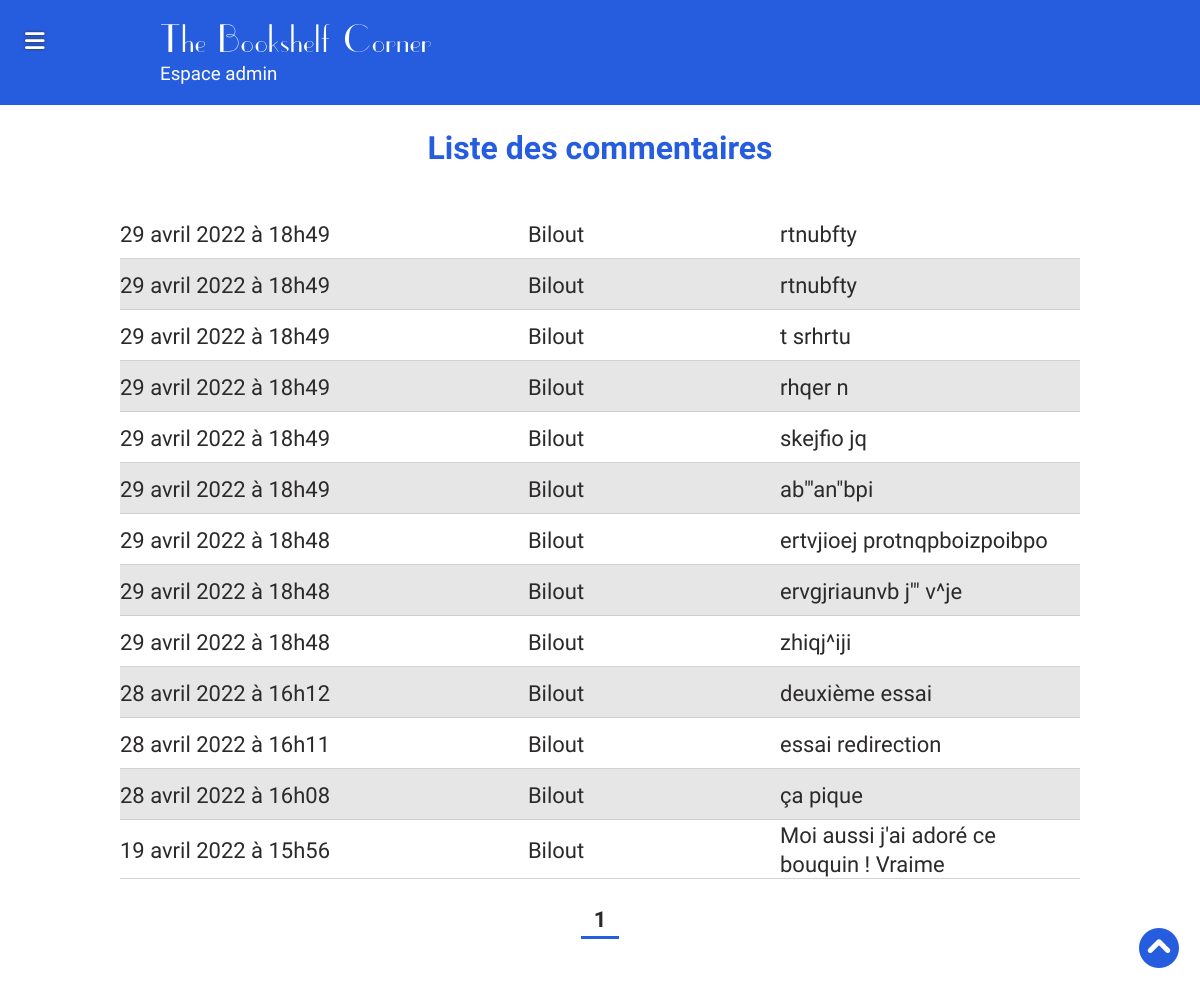
Before: /indexAdmin.php?action=comments (signed in) with the older database file.
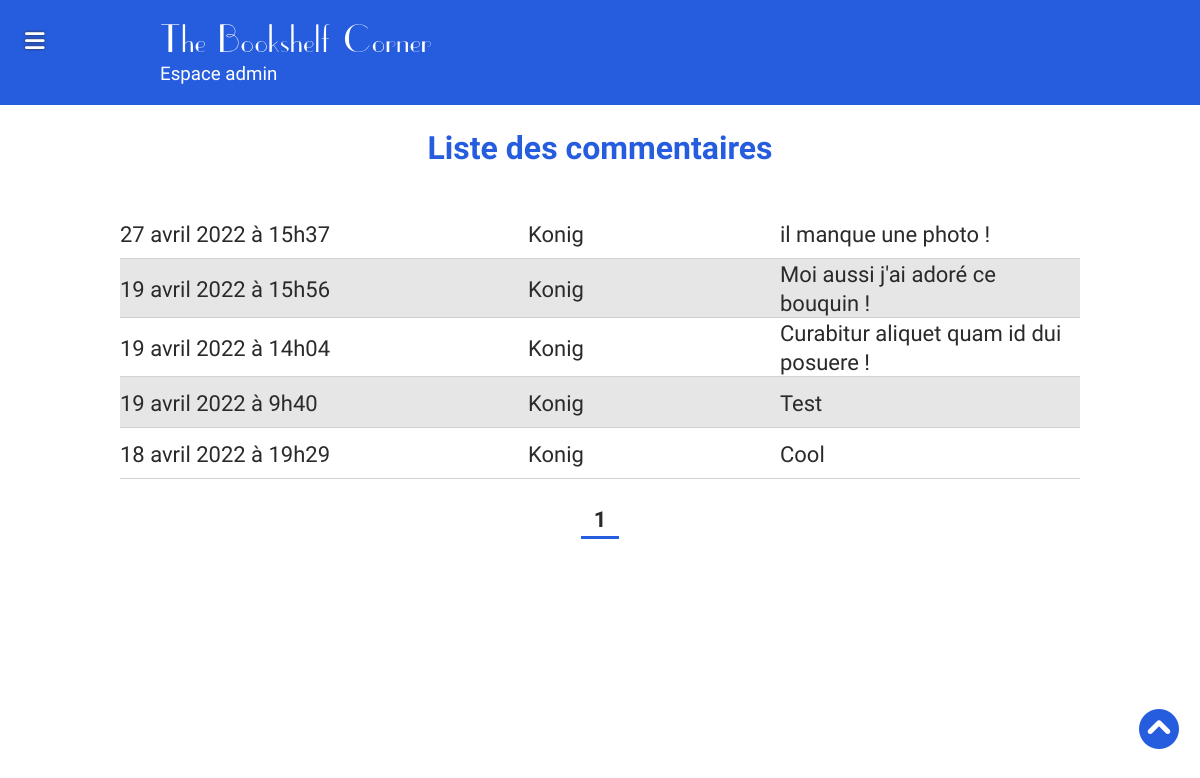
After: the same page with the newer database file.
### tables this page shows
CREATE TABLE IF NOT EXISTS `website` (
  `id` int(11) NOT NULL AUTO_INCREMENT,
  `logo` varchar(255) NOT NULL,
  `name` varchar(255) NOT NULL,
  PRIMARY KEY (`id`)
);

CREATE TABLE IF NOT EXISTS `comments` (
  `ID` int(11) unsigned NOT NULL AUTO_INCREMENT,
  `user_id` int(11) unsigned NOT NULL,
  `book_id` int(11) unsigned NOT NULL,
  `created_at` timestamp NOT NULL DEFAULT CURRENT_TIMESTAMP,
  `title` varchar(255) NOT NULL,
  `content` varchar(10000) NOT NULL,
  PRIMARY KEY (`ID`),
  KEY `FK_comments_books` (`book_id`),
  KEY `FK_comments_users` (`user_id`),
  CONSTRAINT `FK_comments_books` FOREIGN KEY (`book_id`) REFERENCES `books` (`ID`),
  CONSTRAINT `FK_comments_users` FOREIGN KEY (`user_id`) REFERENCES `users` (`ID`)
);

CREATE TABLE IF NOT EXISTS `users` (
  `ID` int(11) unsigned NOT NULL AUTO_INCREMENT,
  `pseudo` varchar(255) NOT NULL,
  `mail` varchar(255) NOT NULL,
  `mdp` varchar(255) NOT NULL,
  `picture` varchar(255) NOT NULL DEFAULT 'no-avatar.png',
  `role` int(1) NOT NULL DEFAULT '0',
  PRIMARY KEY (`ID`)
);

### App/Controllers/CommentController.php (called while the page is built, shortened)
<?php
class CommentController extends Controller{
    function allComments(){
        $pagination = $this->pagination("comments");
        $comments = new \Projet\Models\CommentModel();
        $comm = $comments->allCommentsPagination($pagination);
        $datas['comments'] = $comm->fetchAll();
        $datas['pages'] = $pagination['pages'];
        $datas['currentPage'] = $pagination['currentPage'];
        return $this->validAccess("comments", $datas);
    }
}

### App/Models/BlogModel.php (called while the page is built, shortened)
<?php
class BlogModel extends Manager{
    public function blogInfo($id){
        $bdd = $this->dbConnect();
        $req = $bdd->prepare('SELECT logo, name FROM website WHERE id = ?');
        $req->execute(array($id));
        return $req;
    }
}

### App/Models/CommentModel.php (called while the page is built, shortened)
<?php
class CommentModel extends Manager{
    public function allCommentsPagination($pagination){
        $bdd = $this->dbConnect();
        $req = $bdd->prepare(
            'SELECT comments.id, DATE_FORMAT(comments.created_at, "%d %M %Y à %kh%i") AS created_at, users.pseudo, users.picture, comments.title, comments.content
            FROM comments
            INNER JOIN books ON book_id = books.id
            INNER JOIN users ON user_id = users.id
            ORDER BY comments.created_at DESC
            LIMIT :firstItem, :perPage');
        $req->bindValue(':firstItem', $pagination[':firstItem'], $bdd::PARAM_INT);
        $req->bindValue(':perPage', $pagination[':perPage'], $bdd::PARAM_INT);
        $req->execute();
        return $req;
    }
}

### App/Views/admin/comments.php (the view, shortened to what this page needs)
<?php $currentPageTitle = "Tous les commentaires";
 include_once('./App/Views/admin/layouts/header.php');?>
<section id="all-comments" class="container-lg">
    <h1>Liste des commentaires</h1>
    <?php
    foreach($datas['comments'] as $data){
        if(isset($data['pseudo'])){
        ?>
        <article class="flex">
            <div class="comment-info flex justify-between align-items-center">
                <p class="time"><?= $data['created_at']; ?></p>
                <p><?= $data['pseudo']; ?></p>
                <p class="object"><?= $data['title']; ?></p>
            </div>
        </article>
    <?php } ; }?>
    <nav>
        <ul id="pagination" class="flex justify-center">
            <?php for($page = 1; $page <= $datas['pages']; $page++): ?>
                <li class="<?= ($datas['currentPage'] == $page) ? "bold active" : "not-active" ?>">
                    <a class="nb-page" href="indexAdmin.php?action=comments&page=<?= $page ?>"><?= $page ?></a>
                </li>
            <?php endfor ?>
        </ul>
    </nav>
</section>
<?php include_once('./App/Views/admin/layouts/footer.php');?>

### indexAdmin.php (shortened to what this page needs)
<?php
try{
    $adminController = new \Projet\Controllers\AdminController();
    $userController = new \Projet\Controllers\UserController();
    $bookController = new \Projet\Controllers\BookController();
    $genreController = new \Projet\Controllers\GenreController();
    $blogController = new \Projet\Controllers\BlogController();
    $commentController = new \Projet\Controllers\CommentController();
    $messageController = new \Projet\Controllers\MsgController();
    if(isset($_GET['action'])){
        if($_GET['action'] == 'createAccount'){
            $adminController->addAdmin();
        }
        elseif ($_GET['action'] == 'createAdminPost'){
           $adminController->createAdminPost($_POST, $_FILES);
        }
        elseif ($_GET['action'] == "connexionAdmin"){
            $adminController->connexionAdmin();
        }
        elseif ($_GET['action'] == "connexionAdminPost"){
            $mail = $_POST['adminMail'];
            $mdp = $_POST['mdp'];
            $adminController->connexionAdminPost($mail, $mdp);
        }
        elseif ($_GET['action'] == "disconnect"){
            session_destroy();
            $adminController->connexionAdmin();
        }
        elseif($_GET['action'] == 'dashboard'){
            $adminController->dashboard();
        }
        elseif($_GET['action'] == 'livres'){
            $bookController->livresAll();
        }
        elseif ($_GET['action'] == "livresview"){
            $id = $_GET['id'];
            $bookController->viewLivre($id);
        }
        elseif ($_GET['action'] == "livresadd"){
            $bookController->addLivre();
        }
        elseif ($_GET['action'] == "livresaddPost"){
            $newBook = $bookController->addLivrePost($_POST, $_FILES);
        }
        elseif ($_GET['action'] == "livresmodify"){
            $id = $_GET['id'];
            $bookController->modifyLivre($id);
        }
        elseif ($_GET['action'] == "livresmodifyPost"){
            $id = $_GET['id'];
            $bookController->modifyLivrePost($id, $_POST, $_FILES);
        }
        elseif ($_GET['action'] == "livresdelete"){
            $id = $_GET['id'];
            $bookController->deleteLivre($id);
        }
        elseif($_GET['action'] == 'livres-genres'){
            $genreController->livresGenres();
        }
        elseif ($_GET['action'] == "genreAddPost"){
            $genreController->genreAddPost($_POST, $_FILES);
        }
        elseif ($_GET['action'] == "genreModifyPost"){
            $id = $_GET['id'];
            $genreController->genreModifyPost($id, $_POST, $_FILES);
        }
        elseif ($_GET['action'] == "genreDelete"){
            $id = $_GET['id'];
            $genreController->deleteGenre($id);
        }
        elseif($_GET['action'] == 'livres-slider'){
            $bookController->livresSlider();
        }
        elseif($_GET['action'] == "sliderModifyPost"){
            $bookController->sliderSelection($_POST);
        }
        elseif($_GET['action'] == "messages"){
            $messageController->allMessages();
        }
        elseif($_GET['action'] == "messagesView"){
            $id = $_GET['id'];
            $messageController->viewMessage($id);
        }
        elseif ($_GET['action'] == "messagesDelete"){
            $id = $_GET['id'];
            $messageController->deleteMessage($id);
        }
        elseif($_GET['action'] == "comments"){
            $commentController->allComments();
        }
        elseif($_GET['action'] == "commentsView"){
            $id = $_GET['id'];
            $commentController->viewComment($id);
        }
        elseif ($_GET['action'] == "commentsDelete"){
            $id = $_GET['id'];
            $commentController->deleteComment($id);
        }
        elseif($_GET['action'] == "account"){
            $adminController->account();
        }
        elseif($_GET['action'] == "accountModify"){
            $adminController->accountModify();
        }
        elseif($_GET['action'] == "accountModifyPost"){
            $id = $_GET['id'];
            $adminController->accountModifyPost($id, $_POST, $_FILES);
        }
        elseif($_GET['action'] == "blogParameters"){
            $id = "1";
            $blogController->blogParameters($id);
        }
        elseif($_GET['action'] == "blogModify"){
            $id = "1";
            $blogController->blogModify($id);
        }
        elseif($_GET['action'] == "blogModifyPost"){
            $id = "1";
            $blogController->blogModifyPost($id, $_POST, $_FILES);
        }
        elseif ($_GET['action'] == "userDashboard"){
            $userController->userDashboard();
        }
        elseif ($_GET['action'] == "commentModify"){
            $id = $_GET['id'];
            $commentController->commentModify($id);
        }
        elseif ($_GET['action'] == "commentModifyPost"){
            $id = $_GET['id'];
            $commentController->commentModifyPost($id, $_POST);
        }
        elseif ($_GET['action'] == "commentDelete"){
            $id = $_GET['id'];
            $commentController->userDeleteComment($id);
        }
        elseif($_GET['action'] == "userAccount"){
            $userController->userAccount();
        }
        elseif ($_GET['action'] == "userDisconnect"){
            session_destroy();
            $userController->connexionUser();
        }
        elseif($_GET['action'] == "error"){
            $adminController->error();
        }
    }
    else{
        $adminController->connexionAdmin();
    }
}
catch (Exception $e){
    echo $e->getMessage();
}
catch (Error $e){
    echo $e->getMessage();
}

### App/Controllers/Controller.php (shortened to what this page needs)
<?php
class Controller{
    function viewAdmin($viewName, $datas = null){
        $new = new \Projet\Models\BlogModel();
        $blogs = $new->blogInfo(1);
        $blog = $blogs->fetch();
        include('./App/Views/admin/' . $viewName . '.php');
    }
    protected function validAccess($path, $data = []){
        if (!empty($_SESSION) && $_SESSION['role'] > 0){
            if($_SESSION['mail'] != null){
                return $this->viewAdmin($path, $data);
            }else{
                header('Location: indexAdmin.php?action=error&status=error&from=no-access');
            }
        }
    }
}

### App/Views/admin/layouts/head.php (shortened to what this page needs)
<!DOCTYPE html>
<html lang="fr">
<head>
    <link rel="stylesheet" href="https://cdnjs.cloudflare.com/ajax/libs/font-awesome/6.0.0/css/all.min.css" />
    <link rel="stylesheet" href="./App/Public/admin/css/style.css">
</head>
<body>

### App/Views/admin/layouts/header.php (shortened to what this page needs)
<?php include_once('./App/Views/admin/layouts/head.php');
 ?>
<header>
    <div id="bandeau-admin">
        <div class="container">
            <h2><?= $blog['name']; ?></h2>
            <h3>Espace admin</h3>
        </div>
        <div id="open-menu" class="menu-toggle mobile"><i class="fas fa-bars"></i></div>
    </div>
</header>
<div class="container flex justify-between">
    <main >
    <?php if($_GET['action'] !== "livres" && $_GET['action'] !== "livresview"){;?>
        <div id="back-to-top">
            <a href="#bandeau-admin" title="Retour en haut de la page"><i class="fa-solid fa-circle-chevron-up"></i></a>
        </div>
    <?php } ;?>

### App/Views/admin/layouts/footer.php (shortened to what this page needs)
    </main>
</div>
</body>
</html>

### App/Public/Admin/css/style.css (style rules this page uses)
:root { --rouge: #ee5f4f; --dashboard: #265ddf ; --anthracite: rgb(44, 41, 41); }
main { width: 100%; }
p, a, textarea { font-size: 22px; }
* { padding:0; margin:0; color:var(--anthracite); font-family: 'roboto', 'Times New Roman', Times, serif; }
h1, h1 span { text-align: center; margin-bottom: 40px; font-size: 2rem; color: var(--dashboard); }
a { text-decoration: none; }
ul { list-style-type: none; }
.bold { font-weight: bold; }
.flex { display: flex; flex-wrap: wrap; }
.justify-between { justify-content: space-between; }
.justify-center { justify-content: center; }
.align-items-center { align-items: center; }
.container { width: 90%; margin: 0 auto; }
#bandeau-admin { background-color: var(--dashboard); padding: 20px 0; }
#bandeau-admin h2, #bandeau-admin h3 { color: white; font-weight: normal; margin-left: 40px; }
#bandeau-admin h2 { font-size: 2.5rem; letter-spacing: .1rem; font-family:'uppereastsideregular', 'Times New Roman', Times, serif; }
#back-to-top { position: fixed; right: 20px; bottom: 50px; z-index: 999999999; }
#back-to-top i { border: 1px solid white; border-radius: 50px; color: var(--dashboard); background-color: white; font-size: 2.5rem; }
#open-menu { position: absolute; top: 25px; left: 25px; font-size: 1.4rem; z-index: 9999999; }
#open-menu i { color: white; text-shadow: 0px 0px 3px var(--anthracite); }
#pagination { margin-top: 25px; }
#pagination li { margin-left: 10px; margin-right: 10px; }
#pagination li, #all-comments #pagination li { padding-bottom: 3px; }
#pagination .active, #all-comments #pagination .active { border-bottom: 3px solid var(--dashboard); }
#book-cat article, #book-slider article, #all-comments article, #all-messages article, #all-books article { border-bottom: 1px solid rgba(204, 203, 203, 0.856); position: relative; }
#all-comments article:nth-of-type(even), #all-messages article:nth-of-type(even) { background-color: #e6e6e6; }
#comment-modify h1, #one-comments h1, #all-comments h1, #one-comment h1, #one-message h1, #all-messages h1 { margin-top: 20px; }
#all-comments .comment-info .time, #all-messages .message-info .time { width: 212px; }
#all-comments .comment-info, #all-messages .message-info { width: 80%; min-height: 50px; }
#all-comments .comment-info .object, #all-messages .message-info .object { width: 300px; }
@media screen and (min-width:993px) { .container { max-width: 80%; margin: 0 auto; } }
@media screen and (min-width:993px) { #all-comments .comment-info { width: 100%; } }
@media screen and (min-width:993px) { #all-comments .comment-info .object { width: 300px; } }
@media screen and (min-width:993px) { #pagination li a.nb-page, #dashboard #all-comments #pagination li a.nb-page { padding: 13px; } }

Changed rows visible on the page:
removed comments: created_at "29 avril 2022 à 18h49", user.pseudo "Bilout", title "rtnubfty"
removed comments: created_at "29 avril 2022 à 18h49", user.pseudo "Bilout", title "rtnubfty"
removed comments: created_at "29 avril 2022 à 18h49", user.pseudo "Bilout", title "t srhrtu"
removed comments: created_at "29 avril 2022 à 18h49", user.pseudo "Bilout", title "rhqer n"
removed comments: created_at "29 avril 2022 à 18h49", user.pseudo "Bilout", title "skejfio jq"
removed comments: created_at "29 avril 2022 à 18h49", user.pseudo "Bilout", title "ab\"'an\"bpi"
removed comments: created_at "29 avril 2022 à 18h48", user.pseudo "Bilout", title "ertvjioej protnqpboizpoibpo"
removed comments: created_at "29 avril 2022 à 18h48", user.pseudo "Bilout", title "ervgjriaunvb j'\" v^je"
removed comments: created_at "29 avril 2022 à 18h48", user.pseudo "Bilout", title "zhiqj^iji"
removed comments: created_at "28 avril 2022 à 16h12", user.pseudo "Bilout", title "deuxième essai"
removed comments: created_at "28 avril 2022 à 16h11", user.pseudo "Bilout", title "essai redirection"
removed comments: created_at "28 avril 2022 à 16h08", user.pseudo "Bilout", title "ça pique"
added comments: created_at "27 avril 2022 à 15h37", user.pseudo "Konig", title "il manque une photo !"
changed comments: user.pseudo "Bilout" → "Konig"; title "Moi aussi j'ai adoré ce bouquin ! Vraime" → "Moi aussi j'ai adoré ce bouquin !"
added comments: created_at "19 avril 2022 à 14h04", user.pseudo "Konig", title "Curabitur aliquet quam id dui posuere !"
added comments: created_at "19 avril 2022 à 9h40", user.pseudo "Konig", title "Test"
added comments: created_at "18 avril 2022 à 19h29", user.pseudo "Konig", title "Cool"
